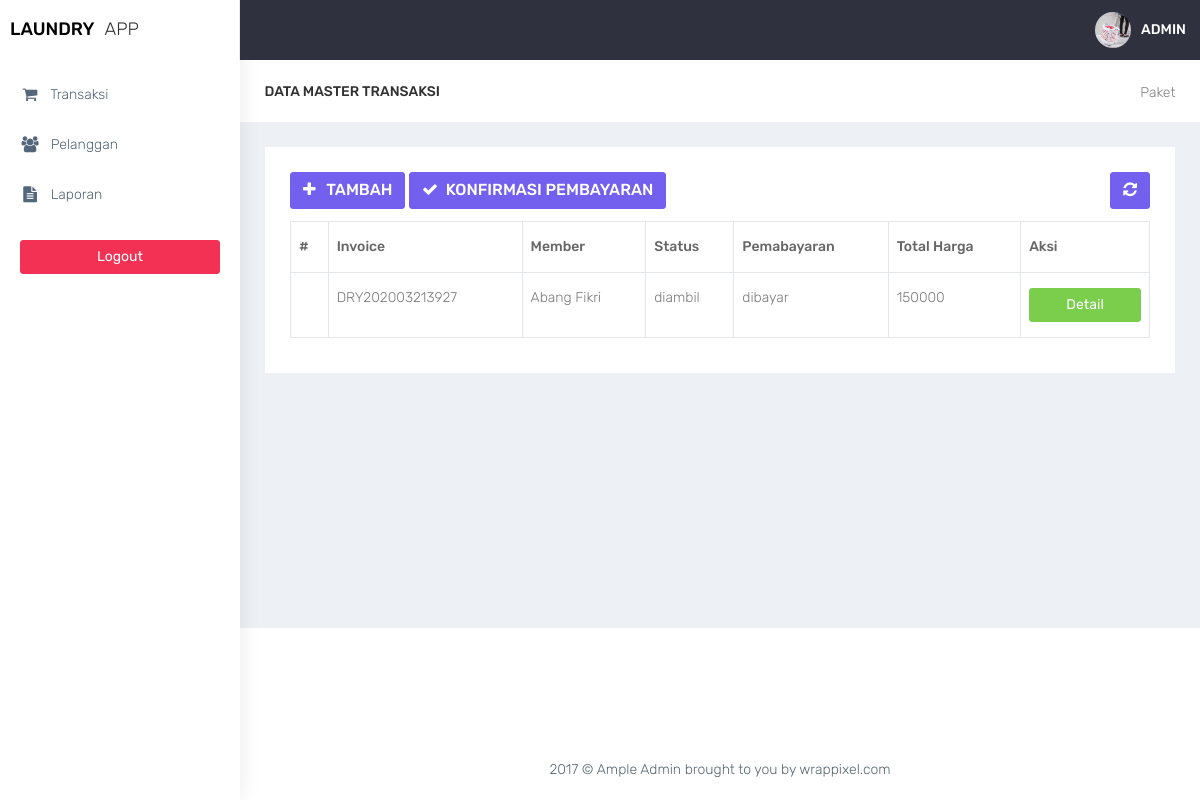
Page /kasir/transaksi.php (signed in) on the committed database.
### tables this page shows
CREATE TABLE `transaksi` (
  `id_transaksi` int(11) NOT NULL,
  `outlet_id` int(11) DEFAULT NULL,
  `kode_invoice` varchar(100) DEFAULT NULL,
  `member_id` int(11) DEFAULT NULL,
  `tgl` datetime DEFAULT NULL,
  `batas_waktu` datetime DEFAULT NULL,
  `tgl_pembayaran` datetime DEFAULT NULL,
  `biaya_tambahan` int(11) DEFAULT NULL,
  `diskon` double DEFAULT NULL,
  `pajak` int(11) DEFAULT NULL,
  `status` enum('baru','proses','selesai','diambil') DEFAULT NULL,
  `status_bayar` enum('dibayar','belum') DEFAULT NULL,
  `user_id` int(11) DEFAULT NULL
);

CREATE TABLE `member` (
  `id_member` int(11) NOT NULL,
  `nama_member` varchar(100) DEFAULT NULL,
  `alamat_member` text DEFAULT NULL,
  `jenis_kelamin` enum('L','P') DEFAULT NULL,
  `telp_member` varchar(15) DEFAULT NULL,
  `no_ktp` varchar(30) DEFAULT NULL
);

CREATE TABLE `detail_transaksi` (
  `id_detail` int(11) NOT NULL,
  `transaksi_id` int(11) DEFAULT NULL,
  `paket_id` int(11) DEFAULT NULL,
  `qty` double DEFAULT NULL,
  `total_harga` double DEFAULT NULL,
  `keterangan` text DEFAULT NULL,
  `total_bayar` int(11) DEFAULT NULL
);

### kasir/functions.php (called while the page is built, shortened)
<?php
function ambildata($conn,$query){
    $data = mysqli_query($conn,$query);
    if (mysqli_num_rows($data) > 0) {
        while($row = mysqli_fetch_assoc($data)){
        $hasil[] = $row;
    }
    return $hasil;
    }
}
?>

### kasir/transaksi.php (the view, shortened to what this page needs)
<?php
$title = 'transaksi';
require 'functions.php';
require 'layout_header.php';
$query = "SELECT transaksi.*,member.nama_member , detail_transaksi.total_harga FROM transaksi INNER JOIN member ON member.id_member = transaksi.member_id INNER JOIN detail_transaksi ON detail_transaksi.transaksi_id = transaksi.id_transaksi WHERE transaksi.outlet_id = " . $_SESSION['outlet_id'];
$data = ambildata($conn,$query);
?>
<div class="container-fluid">
    <div class="row bg-title">
        <div class="col-lg-3 col-md-4 col-sm-4 col-xs-12">
            <h4 class="page-title">Data Master <?= $title ?></h4> </div>
        <div class="col-lg-9 col-sm-8 col-md-8 col-xs-12">
            <ol class="breadcrumb">
                <li><a href="#">Paket</a></li>
            </ol>
        </div>
    </div>
    <div class="row">
        <div class="col-md-12 col-lg-12 col-sm-12 col-xs-12">
            <div class="white-box">
                <div class="row">
                    <div class="col-md-6">
                        <a href="transaksi_cari_member.php" class="btn btn-primary box-title"><i class="fa fa-plus fa-fw"></i> Tambah</a>
                         <a href="transaksi_konfirmasi.php" class="btn btn-primary box-title"><i class="fa fa-check fa-fw"></i> Konfirmasi Pembayaran</a>
                    </div>
                    <div class="col-md-6 text-right">
                        <button id="btn-refresh" class="btn btn-primary box-title text-right" title="Refresh Data"><i class="fa fa-refresh" id="ic-refresh"></i></button>
                    </div>
                </div>
                <div class="table-responsive">
                    <table class="table table-bordered thead-dark" id="table">
                        <thead class="thead-dark">
                            <tr>
                                <th>#</th>
                                <th>Invoice</th>
                                <th>Member</th>
                                <th>Status</th>
                                <th>Pemabayaran</th>
                                <th>Total Harga</th>
                                <th width="15%">Aksi</th>
                            </tr>
                        </thead>
                        <tbody>
                            <?php if(isset($data) != null): ?>
                            <?php foreach($data as $transaksi): ?>
                                <tr>
                                    <td></td>
                                    <td><?= $transaksi['kode_invoice'] ?></td>
                                    <td><?= $transaksi['nama_member'] ?></td>
                                    <td><?= $transaksi['status'] ?></td>
                                    <td><?= $transaksi['status_bayar'] ?></td>
                                    <td><?= $transaksi['total_harga'] ?></td>
                                    <td align="center">
                                          <a href="transaksi_detail.php?id=<?= $transaksi['id_transaksi']; ?>" data-toggle="tooltip" data-placement="bottom" title="Edit" class="btn btn-success btn-block">Detail</a>
                                    </td>
                                </tr>
                            <?php endforeach; ?>
                        <?php endif; ?>
                        </tbody>
                    </table>
                </div>
            </div>
        </div>
    </div>
</div>
<?php
require'layout_footer.php';

### assets/css/colors/default.css (style rules this page uses)
body { background: #fff; }

### rows in the picture
transaksi: kode_invoice "DRY202003213927", member.nama_member "Abang Fikri", status "diambil", status_bayar "dibayar", detail_transaksi.total_harga "150000"

### other values in the picture
$title "TRANSAKSI"
